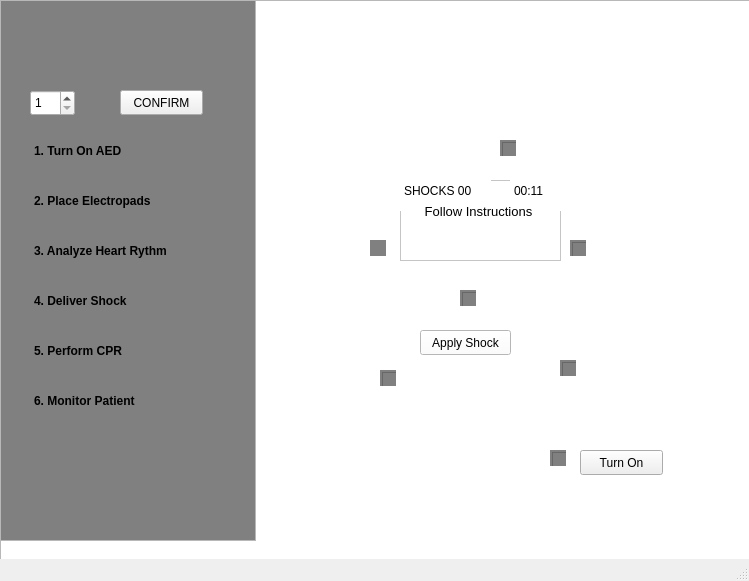
<?xml version="1.0" encoding="UTF-8"?>
<ui version="4.0">
 <class>MainWindow</class>
 <widget class="QMainWindow" name="MainWindow">
  <property name="geometry">
   <rect>
    <x>0</x>
    <y>0</y>
    <width>749</width>
    <height>581</height>
   </rect>
  </property>
  <property name="windowTitle">
   <string>MainWindow</string>
  </property>
  <widget class="QWidget" name="centralwidget">
   <widget class="QTextBrowser" name="textBrowser">
    <property name="geometry">
     <rect>
      <x>0</x>
      <y>0</y>
      <width>811</width>
      <height>601</height>
     </rect>
    </property>
   </widget>
   <widget class="QTextBrowser" name="textBrowser_2">
    <property name="geometry">
     <rect>
      <x>0</x>
      <y>0</y>
      <width>256</width>
      <height>541</height>
     </rect>
    </property>
    <property name="styleSheet">
     <string notr="true">border-right: 1px solid black;</string>
    </property>
    <property name="html">
     <string>&lt;!DOCTYPE HTML PUBLIC &quot;-//W3C//DTD HTML 4.0//EN&quot; &quot;http://www.w3.org/TR/REC-html40/strict.dtd&quot;&gt;
&lt;html&gt;&lt;head&gt;&lt;meta name=&quot;qrichtext&quot; content=&quot;1&quot; /&gt;&lt;style type=&quot;text/css&quot;&gt;
p, li { white-space: pre-wrap; }
&lt;/style&gt;&lt;/head&gt;&lt;body style=&quot; font-family:'Sans'; font-size:10pt; font-weight:400; font-style:normal;&quot; bgcolor=&quot;#808080&quot;&gt;
&lt;p style=&quot;-qt-paragraph-type:empty; margin-top:0px; margin-bottom:0px; margin-left:0px; margin-right:0px; -qt-block-indent:0; text-indent:0px;&quot;&gt;&lt;br /&gt;&lt;/p&gt;&lt;/body&gt;&lt;/html&gt;</string>
    </property>
   </widget>
   <widget class="QSpinBox" name="spinBox">
    <property name="geometry">
     <rect>
      <x>30</x>
      <y>90</y>
      <width>45</width>
      <height>26</height>
     </rect>
    </property>
    <property name="minimum">
     <number>1</number>
    </property>
    <property name="maximum">
     <number>7</number>
    </property>
   </widget>
   <widget class="QPushButton" name="pushButton">
    <property name="geometry">
     <rect>
      <x>120</x>
      <y>90</y>
      <width>83</width>
      <height>25</height>
     </rect>
    </property>
    <property name="text">
     <string>CONFIRM</string>
    </property>
   </widget>
   <widget class="QPlainTextEdit" name="plainTextEdit">
    <property name="geometry">
     <rect>
      <x>30</x>
      <y>140</y>
      <width>131</width>
      <height>31</height>
     </rect>
    </property>
    <property name="styleSheet">
     <string notr="true">background-color: grey;
color: black;
font-weight: bold;
border: none;</string>
    </property>
    <property name="plainText">
     <string>1. Turn On AED</string>
    </property>
   </widget>
   <widget class="QPlainTextEdit" name="plainTextEdit_2">
    <property name="geometry">
     <rect>
      <x>30</x>
      <y>190</y>
      <width>161</width>
      <height>31</height>
     </rect>
    </property>
    <property name="styleSheet">
     <string notr="true">background-color: grey;
color: black;
font-weight: bold;
border: none;</string>
    </property>
    <property name="plainText">
     <string>2. Place Electropads</string>
    </property>
   </widget>
   <widget class="QPlainTextEdit" name="plainTextEdit_3">
    <property name="geometry">
     <rect>
      <x>30</x>
      <y>240</y>
      <width>201</width>
      <height>31</height>
     </rect>
    </property>
    <property name="styleSheet">
     <string notr="true">background-color: grey;
color: black;
font-weight: bold;
border: none;</string>
    </property>
    <property name="plainText">
     <string>3. Analyze Heart Rythm</string>
    </property>
   </widget>
   <widget class="QPlainTextEdit" name="plainTextEdit_4">
    <property name="geometry">
     <rect>
      <x>30</x>
      <y>290</y>
      <width>131</width>
      <height>31</height>
     </rect>
    </property>
    <property name="styleSheet">
     <string notr="true">background-color: grey;
color: black;
font-weight: bold;
border: none;</string>
    </property>
    <property name="plainText">
     <string>4. Deliver Shock</string>
    </property>
   </widget>
   <widget class="QPlainTextEdit" name="plainTextEdit_5">
    <property name="geometry">
     <rect>
      <x>30</x>
      <y>340</y>
      <width>131</width>
      <height>31</height>
     </rect>
    </property>
    <property name="styleSheet">
     <string notr="true">background-color: grey;
color: black;
font-weight: bold;
border: none;</string>
    </property>
    <property name="plainText">
     <string>5. Perform CPR</string>
    </property>
   </widget>
   <widget class="QPlainTextEdit" name="plainTextEdit_6">
    <property name="geometry">
     <rect>
      <x>30</x>
      <y>390</y>
      <width>161</width>
      <height>31</height>
     </rect>
    </property>
    <property name="styleSheet">
     <string notr="true">background-color: grey;
color: black;
font-weight: bold;
border: none;</string>
    </property>
    <property name="plainText">
     <string>6. Monitor Patient</string>
    </property>
   </widget>
   <widget class="QLabel" name="mainImage">
    <property name="geometry">
     <rect>
      <x>260</x>
      <y>10</y>
      <width>481</width>
      <height>501</height>
     </rect>
    </property>
    <property name="text">
     <string/>
    </property>
   </widget>
   <widget class="QTextBrowser" name="centerDisplay">
    <property name="geometry">
     <rect>
      <x>400</x>
      <y>180</y>
      <width>161</width>
      <height>81</height>
     </rect>
    </property>
    <property name="styleSheet">
     <string notr="true">background-color:white;</string>
    </property>
   </widget>
   <widget class="QTextBrowser" name="checkPoint1">
    <property name="geometry">
     <rect>
      <x>370</x>
      <y>240</y>
      <width>16</width>
      <height>16</height>
     </rect>
    </property>
    <property name="styleSheet">
     <string notr="true">height: 20px;
width:20px;
border-radius: 50%;
background-color: grey;</string>
    </property>
   </widget>
   <widget class="QTextBrowser" name="checkPoint6">
    <property name="geometry">
     <rect>
      <x>380</x>
      <y>370</y>
      <width>16</width>
      <height>16</height>
     </rect>
    </property>
    <property name="styleSheet">
     <string notr="true">border-radius: 50%;
background-color: grey;</string>
    </property>
   </widget>
   <widget class="QTextBrowser" name="checkPoint4">
    <property name="geometry">
     <rect>
      <x>560</x>
      <y>360</y>
      <width>16</width>
      <height>16</height>
     </rect>
    </property>
    <property name="styleSheet">
     <string notr="true">border-radius: 50%;
background-color: grey;</string>
    </property>
   </widget>
   <widget class="QTextBrowser" name="checkPoint3">
    <property name="geometry">
     <rect>
      <x>570</x>
      <y>240</y>
      <width>16</width>
      <height>16</height>
     </rect>
    </property>
    <property name="styleSheet">
     <string notr="true">border-radius: 50%;
background-color: grey;</string>
    </property>
   </widget>
   <widget class="QTextBrowser" name="checkPoint2">
    <property name="geometry">
     <rect>
      <x>500</x>
      <y>140</y>
      <width>16</width>
      <height>16</height>
     </rect>
    </property>
    <property name="styleSheet">
     <string notr="true">border-radius: 50%;
background-color: grey;</string>
    </property>
   </widget>
   <widget class="QTextBrowser" name="checkPoint5">
    <property name="geometry">
     <rect>
      <x>460</x>
      <y>290</y>
      <width>16</width>
      <height>16</height>
     </rect>
    </property>
    <property name="styleSheet">
     <string notr="true">border-radius: 50%;
background-color: grey;</string>
    </property>
   </widget>
   <widget class="QPushButton" name="shockButton">
    <property name="geometry">
     <rect>
      <x>420</x>
      <y>330</y>
      <width>91</width>
      <height>25</height>
     </rect>
    </property>
    <property name="styleSheet">
     <string notr="true">background-color: white;</string>
    </property>
    <property name="text">
     <string>Apply Shock</string>
    </property>
   </widget>
   <widget class="QPushButton" name="onButton">
    <property name="geometry">
     <rect>
      <x>580</x>
      <y>450</y>
      <width>83</width>
      <height>25</height>
     </rect>
    </property>
    <property name="text">
     <string>Turn On</string>
    </property>
   </widget>
   <widget class="QTextBrowser" name="onSignal">
    <property name="geometry">
     <rect>
      <x>550</x>
      <y>450</y>
      <width>16</width>
      <height>16</height>
     </rect>
    </property>
    <property name="styleSheet">
     <string notr="true">border-radius: 50%;
background-color: grey;</string>
    </property>
   </widget>
   <widget class="QPlainTextEdit" name="shockText">
    <property name="geometry">
     <rect>
      <x>400</x>
      <y>180</y>
      <width>91</width>
      <height>31</height>
     </rect>
    </property>
    <property name="styleSheet">
     <string notr="true">border: white;</string>
    </property>
    <property name="plainText">
     <string>SHOCKS 00</string>
    </property>
   </widget>
   <widget class="QPlainTextEdit" name="timeText">
    <property name="geometry">
     <rect>
      <x>510</x>
      <y>180</y>
      <width>51</width>
      <height>31</height>
     </rect>
    </property>
    <property name="styleSheet">
     <string notr="true">border: white;</string>
    </property>
    <property name="plainText">
     <string>00:11</string>
    </property>
   </widget>
   <widget class="QTextEdit" name="instructionText">
    <property name="geometry">
     <rect>
      <x>403</x>
      <y>200</y>
      <width>151</width>
      <height>51</height>
     </rect>
    </property>
    <property name="styleSheet">
     <string notr="true">border: white;</string>
    </property>
    <property name="html">
     <string>&lt;!DOCTYPE HTML PUBLIC &quot;-//W3C//DTD HTML 4.0//EN&quot; &quot;http://www.w3.org/TR/REC-html40/strict.dtd&quot;&gt;
&lt;html&gt;&lt;head&gt;&lt;meta name=&quot;qrichtext&quot; content=&quot;1&quot; /&gt;&lt;style type=&quot;text/css&quot;&gt;
p, li { white-space: pre-wrap; }
&lt;/style&gt;&lt;/head&gt;&lt;body style=&quot; font-family:'Sans'; font-size:10pt; font-weight:400; font-style:normal;&quot;&gt;
&lt;p align=&quot;center&quot; style=&quot; margin-top:0px; margin-bottom:0px; margin-left:0px; margin-right:0px; -qt-block-indent:0; text-indent:0px;&quot;&gt;Follow Instructions&lt;/p&gt;&lt;/body&gt;&lt;/html&gt;</string>
    </property>
   </widget>
  </widget>
  <widget class="QMenuBar" name="menubar">
   <property name="geometry">
    <rect>
     <x>0</x>
     <y>0</y>
     <width>749</width>
     <height>22</height>
    </rect>
   </property>
  </widget>
  <widget class="QStatusBar" name="statusbar"/>
 </widget>
 <resources/>
 <connections/>
</ui>
